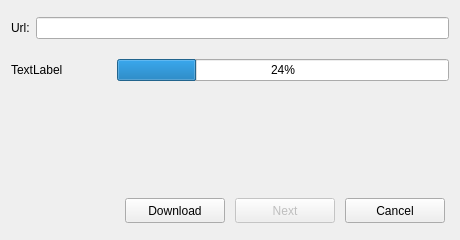
<?xml version="1.0" encoding="UTF-8"?>
<ui version="4.0">
 <class>Downloader</class>
 <widget class="QDialog" name="Downloader">
  <property name="geometry">
   <rect>
    <x>0</x>
    <y>0</y>
    <width>460</width>
    <height>240</height>
   </rect>
  </property>
  <property name="windowTitle">
   <string>Downloader</string>
  </property>
  <layout class="QGridLayout" name="gridLayout">
   <item row="0" column="0">
    <widget class="QLabel" name="urlLabel">
     <property name="text">
      <string>Url:</string>
     </property>
    </widget>
   </item>
   <item row="0" column="1">
    <widget class="QLineEdit" name="urlEdit">
     <property name="enabled">
      <bool>true</bool>
     </property>
    </widget>
   </item>
   <item row="3" column="0" colspan="2">
    <layout class="QHBoxLayout" name="horizontalLayout_3">
     <property name="spacing">
      <number>10</number>
     </property>
     <property name="sizeConstraint">
      <enum>QLayout::SetFixedSize</enum>
     </property>
     <property name="topMargin">
      <number>15</number>
     </property>
     <property name="rightMargin">
      <number>4</number>
     </property>
     <item>
      <spacer name="horizontalSpacer">
       <property name="orientation">
        <enum>Qt::Horizontal</enum>
       </property>
       <property name="sizeHint" stdset="0">
        <size>
         <width>40</width>
         <height>20</height>
        </size>
       </property>
      </spacer>
     </item>
     <item>
      <widget class="QPushButton" name="downloadButton">
       <property name="minimumSize">
        <size>
         <width>100</width>
         <height>25</height>
        </size>
       </property>
       <property name="text">
        <string>Download</string>
       </property>
       <property name="autoDefault">
        <bool>false</bool>
       </property>
      </widget>
     </item>
     <item>
      <widget class="QPushButton" name="continueButton">
       <property name="enabled">
        <bool>false</bool>
       </property>
       <property name="minimumSize">
        <size>
         <width>100</width>
         <height>25</height>
        </size>
       </property>
       <property name="text">
        <string>Next</string>
       </property>
       <property name="autoDefault">
        <bool>false</bool>
       </property>
      </widget>
     </item>
     <item>
      <widget class="QPushButton" name="quitButton">
       <property name="minimumSize">
        <size>
         <width>100</width>
         <height>25</height>
        </size>
       </property>
       <property name="text">
        <string>Cancel</string>
       </property>
       <property name="autoDefault">
        <bool>false</bool>
       </property>
      </widget>
     </item>
    </layout>
   </item>
   <item row="2" column="0" colspan="2">
    <widget class="QLabel" name="statusLabel">
     <property name="sizePolicy">
      <sizepolicy hsizetype="Preferred" vsizetype="Fixed">
       <horstretch>0</horstretch>
       <verstretch>0</verstretch>
      </sizepolicy>
     </property>
     <property name="minimumSize">
      <size>
       <width>0</width>
       <height>70</height>
      </size>
     </property>
     <property name="text">
      <string/>
     </property>
     <property name="alignment">
      <set>Qt::AlignLeading|Qt::AlignLeft|Qt::AlignTop</set>
     </property>
     <property name="wordWrap">
      <bool>true</bool>
     </property>
    </widget>
   </item>
   <item row="1" column="0" colspan="2">
    <layout class="QHBoxLayout" name="horizontalLayout_2">
     <property name="sizeConstraint">
      <enum>QLayout::SetFixedSize</enum>
     </property>
     <property name="topMargin">
      <number>8</number>
     </property>
     <property name="bottomMargin">
      <number>8</number>
     </property>
     <item>
      <widget class="QLabel" name="progressBarLabel">
       <property name="sizePolicy">
        <sizepolicy hsizetype="Preferred" vsizetype="Preferred">
         <horstretch>0</horstretch>
         <verstretch>0</verstretch>
        </sizepolicy>
       </property>
       <property name="minimumSize">
        <size>
         <width>100</width>
         <height>0</height>
        </size>
       </property>
       <property name="maximumSize">
        <size>
         <width>16777215</width>
         <height>16777215</height>
        </size>
       </property>
       <property name="text">
        <string>TextLabel</string>
       </property>
       <property name="alignment">
        <set>Qt::AlignLeading|Qt::AlignLeft|Qt::AlignVCenter</set>
       </property>
       <property name="margin">
        <number>0</number>
       </property>
      </widget>
     </item>
     <item>
      <widget class="QProgressBar" name="progressBar">
       <property name="value">
        <number>24</number>
       </property>
       <property name="alignment">
        <set>Qt::AlignLeading|Qt::AlignLeft|Qt::AlignTop</set>
       </property>
      </widget>
     </item>
    </layout>
   </item>
  </layout>
 </widget>
 <layoutdefault spacing="6" margin="11"/>
 <resources/>
 <connections/>
</ui>
